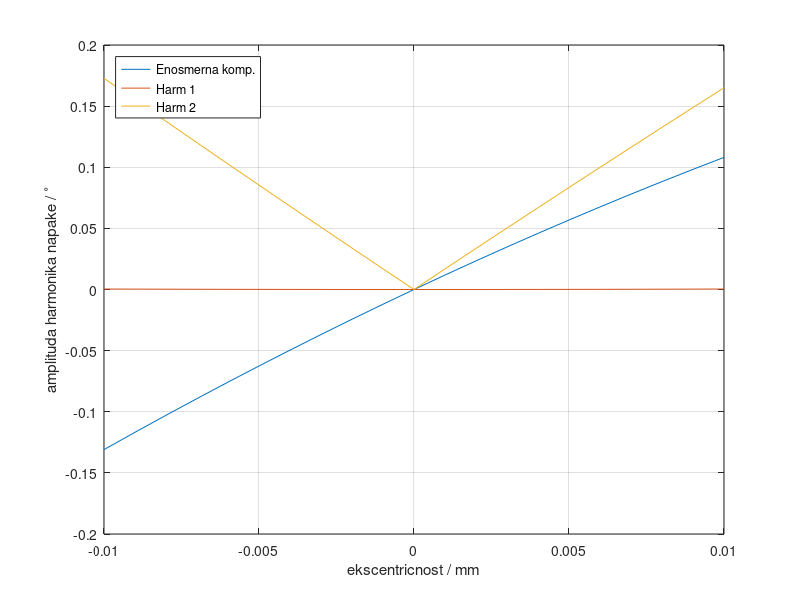
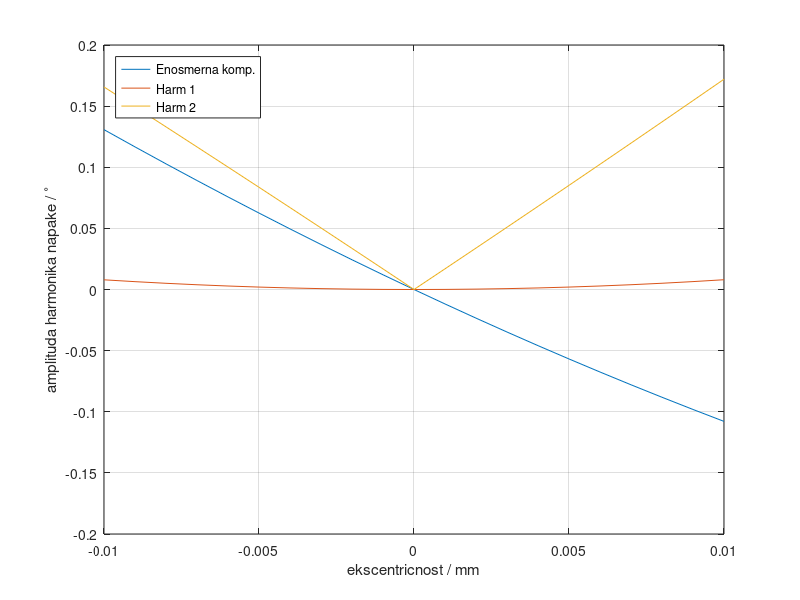
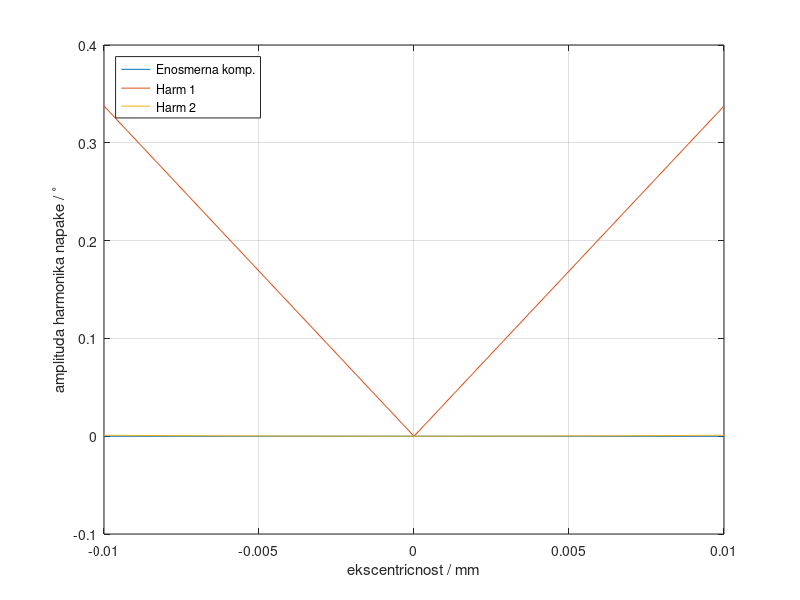

Write MATLAB code to recreate these figures, in order.
r_0=2.4;
y_s=-0.01:0.001:0.01;
% plot(y_s,atan2d(y_s,(y_s+r_0)))
% hold on
% plot(y_s,(-90/pi*r_0^2.*y_s.*(r_0^5+29*r_0^4.*y_s+132*r_0^3.*y_s.^2+208*r_0^2.*y_s.^3 ...
% +156*r_0.*y_s.^4+52.*y_s.^5))./(r_0^2+2*r_0.*y_s+2.*y_s.^2).^4);
% grid on

xs.A_0=(-90*r_0^2.*y_s.*(r_0^5+29.*r_0.^4.*y_s+132.*r_0^3.*y_s.^2+208*r_0^2.*y_s.^3 ...
+156.*r_0.*y_s.^4+52.*y_s.^5))./(pi.*(r_0^2+2.*r_0.*y_s+2.*y_s.^2).^4)+atan2d(y_s,r_0+y_s);
xs.A_1=(2280*r_0.^2.*y_s.^2.*(r_0.^4+5.*r_0.^3.*y_s+8.*r_0.^2.*y_s.^2+6.*r_0.*y_s.^3 ...
+2.*y_s.^4))./((pi.*r_0.^2+2.*r_0.*y_s+2.*y_s).^4);
xs.B_1=-(240.*y_s.^3.*(7.*r_0.^3+18.*r_0.^2.*y_s+18.*r_0.^2.*y_s+18.*r_0.*y_s.^2 ...
+8.*y_s.^3))./(pi.*(r_0.^2+2.*r_0.*y_s+2.*y_s.^2).^3);
xs.A_2=(90.*r_0.^2.*y_s.*(r_0.^5-3.*r_0.^4.*y_s-28.*r_0.^3.*y_s.^2-48.*r_0.^2.*y_s.^3 ...
-36.*r_0.*y_s.^4-12.*y_s.^5))./(pi.*(r_0.^2+2.*r_0.*y_s+2.*y_s.^2).^4);
xs.B_2=(30.*y_s.*(-3.*r_0.^5-18.*r_0.^4.*y_s-20.*r_0.^3.*y_s.^2 +12.*r_0.*y_s.^4 ...
+8.*y_s.^5))./(pi.*(r_0.^2+2.*r_0.*y_s+2.*y_s.^2).^3);

ys.A_0=-90.*y_s.*r_0.^-3.*(r_0^2-23.*r_0.*y_s-24.*y_s.^2)/pi;
ys.A_1=-16.*90.*y_s.^2.*r_0.^-3.*(r_0+y_s)/pi;
ys.A_2=90.*y_s.*r_0.^-3.*(r_0.^2+9.*r_0.*y_s+8.*y_s.^2)/pi;
ys.B_1=4*60*y_s.^3.*r_0.^-3/pi;
ys.B_2=30.*r_0.^-3/pi.*(3.*r_0.^2.*y_s-4.*y_s.^3);

xd.A_0=180/pi.*(r_0.*y_s.*(r_0.^6-7.*r_0.^5.*y_s+18.*r_0.^4.*y_s.^2-36.*r_0.^2.*y_s.^4 ...
+28.*r_0.*y_s.^5-8.*y_s.^6))./(r_0.^2-2.*r_0.*y_s+2.*y_s.^2).^4-atan2d(y_s,r_0-y_s);

xd.A_1=-((r_0.*y_s.*(r_0.^6-8.*r_0.^5.*y_s+22.*r_0.^4.*y_s.^2-44.*r_0.^2.*y_s.^4 ...
+32.*r_0.*y_s.^5-8.*y_s.^6))./(r_0.^2-2.*r_0.*y_s+2.*y_s.^2).^4)*180/pi;

xd.A_2=-((r_0.^2.*y_s.^2.* (r_0.^4-4.* r_0.^3.* y_s+8.* r_0.* y_s.^3-4 ...
    .* y_s.^4))./(r_0.^2-2.* r_0.* y_s+2.* y_s.^2).^4)*180/pi;

xd.B_1=(y_s.* (3.* r_0.^5-18.* r_0.^4.* y_s+64.* r_0.^3.* y_s.^2 -108 ...
.* r_0.^2.* y_s.^3+84.* r_0.* y_s.^4-32.* y_s.^5))./(3.* (r_0.^2-2.* r_0 ...
.* y_s+2.* y_s.^2).^3)*180/pi;

xd.B_2=(2.* y_s.^3.* (-4.* r_0.^3+9.* r_0.^2.* y_s-6.* r_0.* y_s.^2+2.* y_s...
.^3))./(3.* (r_0.^2-2.* r_0.* y_s+2.* y_s.^2).^3)*180/pi;



FigHandle=figure;
set(FigHandle, 'Position', [100, 100, 960, 720]);
%set(gca, 'ColorOrder', jet(3), 'NextPlot', 'replacechildren');

plot(y_s,xs.A_0);
hold on
plot(y_s,sqrt(xs.A_1.^2+xs.B_1.^2));
plot(y_s,sqrt(xs.A_2.^2+xs.B_2.^2));
grid on
    ylabel('amplituda harmonika napake / ^\circ')
    xlabel('ekscentricnost / mm')

legend('Enosmerna komp.','Harm 1','Harm 2','Location','NorthWest')
FigHandle=figure;
set(FigHandle, 'Position', [100, 100, 960, 720]);
%set(gca, 'ColorOrder', jet(3), 'NextPlot', 'replacechildren');
plot(y_s,ys.A_0);
hold on
plot(y_s,sqrt(ys.A_1.^2+ys.B_1.^2));
plot(y_s,sqrt(ys.A_2.^2+ys.B_2.^2));
grid on
    ylabel('amplituda harmonika napake / ^\circ')
    xlabel('ekscentricnost / mm')
legend('Enosmerna komp.','Harm 1','Harm 2','Location','NorthWest')
FigHandle=figure;
set(FigHandle, 'Position', [100, 100, 960, 720]);
%set(gca, 'ColorOrder', jet(3), 'NextPlot', 'replacechildren');
plot(y_s,xd.A_0);
hold on
plot(y_s,sqrt(xd.A_1.^2+xd.B_1.^2));
plot(y_s,sqrt(xd.A_2.^2+xd.B_2.^2));
grid on
legend('Enosmerna komp.','Harm 1','Harm 2','Location','NorthWest')
    ylabel('amplituda harmonika napake / ^\circ')
    xlabel('ekscentricnost / mm')